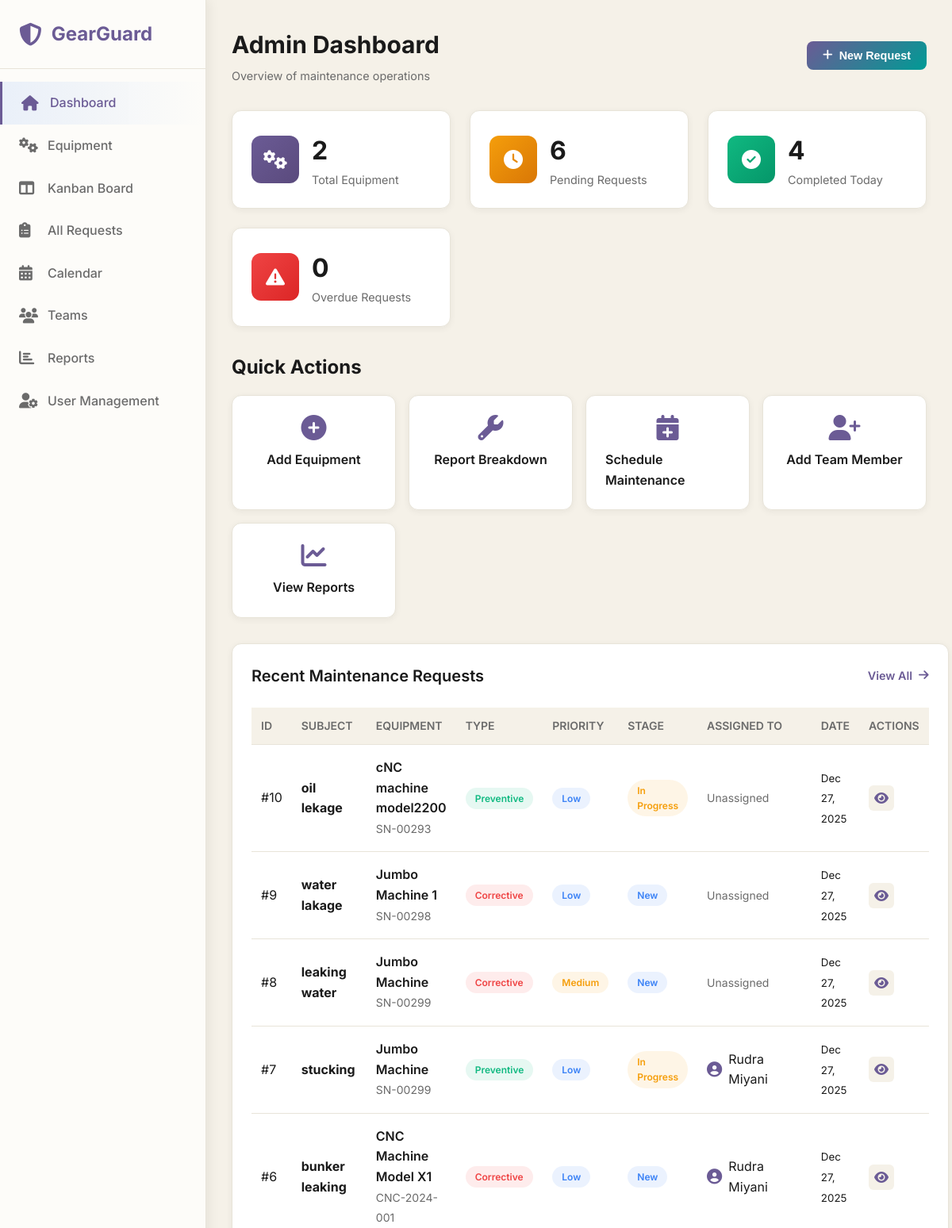
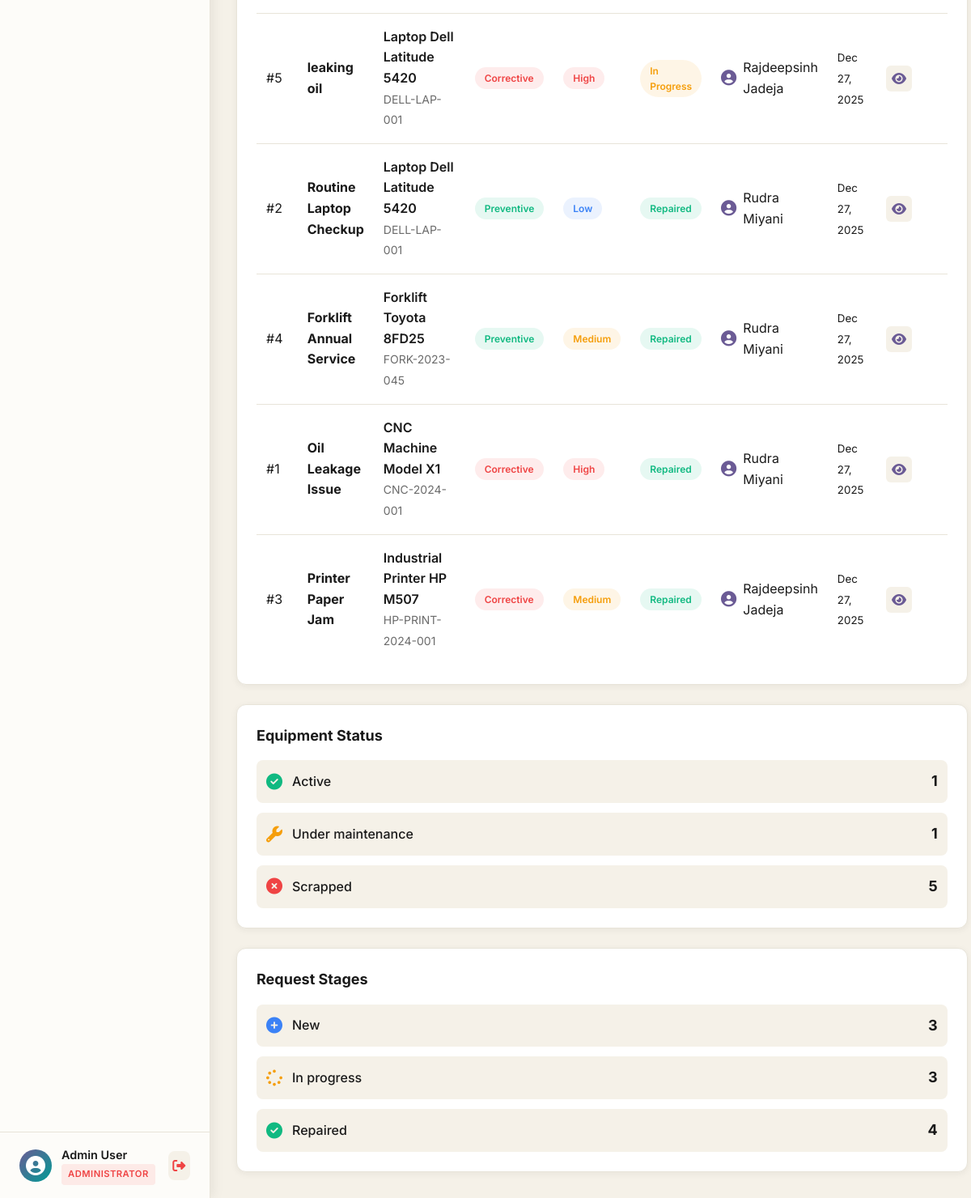
/pages/dashboard.php (signed in), run on the app's committed database (2 pictures, top to bottom).
### tables this page shows
CREATE TABLE `users` (
  `id` int(11) NOT NULL,
  `name` varchar(100) NOT NULL,
  `email` varchar(100) NOT NULL,
  `password` varchar(255) NOT NULL,
  `role` enum('admin','manager','technician','user') NOT NULL DEFAULT 'user',
  `avatar` varchar(255) DEFAULT NULL,
  `is_active` tinyint(1) DEFAULT 1,
  `failed_attempts` int(11) DEFAULT 0,
  `locked_until` datetime DEFAULT NULL,
  `last_login` datetime DEFAULT NULL,
  `email_verified` tinyint(1) DEFAULT 0,
  `verification_token` varchar(100) DEFAULT NULL,
  `reset_token` varchar(100) DEFAULT NULL,
  `reset_token_expiry` datetime DEFAULT NULL,
  `created_at` timestamp NOT NULL DEFAULT current_timestamp(),
  `updated_at` timestamp NOT NULL DEFAULT current_timestamp() ON UPDATE current_timestamp()
);

CREATE TABLE `maintenance_requests` (
  `id` int(11) NOT NULL,
  `subject` varchar(255) NOT NULL,
  `description` text DEFAULT NULL,
  `equipment_id` int(11) NOT NULL,
  `request_type` enum('corrective','preventive') NOT NULL,
  `stage` enum('new','in_progress','repaired','scrap') DEFAULT 'new',
  `priority` enum('low','medium','high','urgent') DEFAULT 'medium',
  `scheduled_date` datetime DEFAULT NULL,
  `completed_date` datetime DEFAULT NULL,
  `duration_hours` decimal(5,2) DEFAULT NULL,
  `assigned_to` int(11) DEFAULT NULL,
  `created_by` int(11) NOT NULL,
  `is_overdue` tinyint(1) DEFAULT 0,
  `notes` text DEFAULT NULL,
  `created_at` timestamp NOT NULL DEFAULT current_timestamp(),
  `updated_at` timestamp NOT NULL DEFAULT current_timestamp() ON UPDATE current_timestamp()
);

CREATE TABLE `equipment` (
  `id` int(11) NOT NULL,
  `equipment_name` varchar(100) NOT NULL,
  `serial_number` varchar(100) NOT NULL,
  `category` varchar(50) DEFAULT NULL,
  `department` varchar(100) DEFAULT NULL,
  `assigned_to_employee` varchar(100) DEFAULT NULL,
  `purchase_date` date DEFAULT NULL,
  `warranty_expiry` date DEFAULT NULL,
  `location` varchar(255) DEFAULT NULL,
  `maintenance_team_id` int(11) DEFAULT NULL,
  `default_technician_id` int(11) DEFAULT NULL,
  `status` enum('active','under_maintenance','scrapped') DEFAULT 'active',
  `notes` text DEFAULT NULL,
  `created_at` timestamp NOT NULL DEFAULT current_timestamp(),
  `updated_at` timestamp NOT NULL DEFAULT current_timestamp() ON UPDATE current_timestamp()
);

### pages/dashboard.php (the view, shortened to what the rows shown need)
<?php
require_once '../php/config.php';
$user = getCurrentUser();
try {
    if (hasAnyRole(['admin', 'manager'])) {
        $stmt = $conn->query("
            SELECT
                mr.id,
                mr.subject,
                mr.stage,
                mr.priority,
                mr.request_type,
                mr.scheduled_date,
                mr.created_at,
                e.equipment_name,
                e.serial_number,
                u.name as assigned_to_name,
                creator.name as created_by_name
            FROM maintenance_requests mr
            INNER JOIN equipment e ON mr.equipment_id = e.id
            LEFT JOIN users u ON mr.assigned_to = u.id
            INNER JOIN users creator ON mr.created_by = creator.id
            ORDER BY mr.created_at DESC
            LIMIT 10
        ");
        $recentRequests = $stmt->fetchAll();
    }
} catch (PDOException $e) {
    error_log("Dashboard error: " . $e->getMessage());
    $totalEquipment = $pendingRequests = $completedToday = $overdueRequests = 0;
    $recentRequests = [];
    $equipmentByStatus = [];
    $requestsByStage = [];
}
?>
<!DOCTYPE html>
<html lang="en">
<head>
    <link rel="stylesheet" href="../css/dashboard.css">
    <link rel="stylesheet" href="https://cdnjs.cloudflare.com/ajax/libs/font-awesome/6.5.1/css/all.min.css">
</head>
<body>
    <aside class="sidebar" id="sidebar">
        <div class="sidebar-footer">
            <div class="user-info">
                <div class="user-details">
                    <p class="user-name"><?php echo htmlspecialchars($user['name']); ?></p>
                    <p class="user-role">
                        <span class="role-badge role-<?php echo getRoleBadgeColor($user['role']); ?>">
                        </span>
                    </p>
                </div>
            </div>
        </div>
    </aside>
    <main class="main-content">
        <header class="top-header">
            <div>
                <h1>
                    <?php
                    if (hasRole('admin')) {
                        echo 'Admin Dashboard';
                    } elseif (hasRole('manager')) {
                        echo 'Manager Dashboard';
                    } else {
                        echo 'My Dashboard';
                    }
                    ?>
                </h1>
            </div>
        </header>
        <section class="quick-actions">
            <h2>Quick Actions</h2>
        </section>
        <div class="content-grid">
            <section class="content-section">
                <div class="section-header">
                    <h2>
                        <?php echo hasRole('technician') ? 'My Recent Tasks' : 'Recent Maintenance Requests'; ?>
                    </h2>
                </div>
                <div class="table-container">
                    <table class="data-table">
                        <thead>
                            <tr>
                                <th>ID</th>
                                <th>Subject</th>
                                <th>Equipment</th>
                                <th>Type</th>
                                <th>Priority</th>
                                <th>Stage</th>
                                <?php if (!hasRole('technician')): ?>
                                    <th>Assigned To</th>
                                <?php endif; ?>
                                <th>Date</th>
                                <th>Actions</th>
                            </tr>
                        </thead>
                        <tbody>
                            <?php if (empty($recentRequests)): ?>
                                <tr>
                                    <td colspan="<?php echo hasRole('technician') ? '8' : '9'; ?>" class="text-center">
                                        <?php echo hasRole('technician') ? 'No tasks assigned to you' : 'No maintenance requests found'; ?>
                                    </td>
                                </tr>
                            <?php else: ?>
                                <?php foreach ($recentRequests as $request): ?>
                                    <tr>
                                        <td>#<?php echo $request['id']; ?></td>
                                        <td>
                                            <strong><?php echo htmlspecialchars($request['subject']); ?></strong>
                                        </td>
                                        <td>
                                            <span class="equipment-name">
                                                <?php echo htmlspecialchars($request['equipment_name']); ?>
                                            </span>
                                            <small
                                                class="text-muted"><?php echo htmlspecialchars($request['serial_number']); ?></small>
                                        </td>
                                        <td>
                                            <span class="badge badge-<?php echo $request['request_type']; ?>">
                                                <?php echo ucfirst($request['request_type']); ?>
                                            </span>
                                        </td>
                                        <td>
                                            <span class="badge badge-priority-<?php echo $request['priority']; ?>">
                                                <?php echo ucfirst($request['priority']); ?>
                                            </span>
                                        </td>
                                        <td>
                                            <span class="badge badge-stage-<?php echo $request['stage']; ?>">
                                                <?php echo str_replace('_', ' ', ucfirst($request['stage'])); ?>
                                            </span>
                                        </td>
                                        <?php if (!hasRole('technician')): ?>
                                            <td>
                                                <?php if ($request['assigned_to_name']): ?>
                                                    <div class="user-mini">
                                                        <i class="fas fa-user-circle"></i>
                                                        <span><?php echo htmlspecialchars($request['assigned_to_name']); ?></span>
                                                    </div>
                                                <?php else: ?>
                                                    <span class="text-muted">Unassigned</span>
                                                <?php endif; ?>
                                            </td>
                                        <?php endif; ?>
                                        <td>
                                            <small><?php echo date('M d, Y', strtotime($request['created_at'])); ?></small>
                                        </td>
                                        <td>
                                            <a href="view-request.php?id=<?php echo $request['id']; ?>" class="btn-icon"
                                                title="View">
                                                <i class="fas fa-eye"></i>
                                            </a>
                                        </td>
                                    </tr>
                                <?php endforeach; ?>
                            <?php endif; ?>
                        </tbody>
                    </table>
                </div>
            </section>
        </div>
    </main>
</body>
</html>

### data on the page
users: name "Admin User"
maintenance_requests: id "10", subject "oil lekage", equipment.equipment_name "cNC machine model2200", equipment.serial_number "SN-00293", request_type "Preventive", priority "Low", stage "In Progress", shows "Unassigned", created_at "Dec 27, 2025"
maintenance_requests: id "9", subject "water lakage", equipment.equipment_name "Jumbo Machine 1", equipment.serial_number "SN-00298", request_type "Corrective", priority "Low", stage "New", shows "Unassigned", created_at "Dec 27, 2025"
maintenance_requests: id "8", subject "leaking water", equipment.equipment_name "Jumbo Machine", equipment.serial_number "SN-00299", request_type "Corrective", priority "Medium", stage "New", shows "Unassigned", created_at "Dec 27, 2025"
maintenance_requests: id "7", subject "stucking", equipment.equipment_name "Jumbo Machine", equipment.serial_number "SN-00299", request_type "Preventive", priority "Low", stage "In Progress", assigned_to.name "Rudra Miyani", created_at "Dec 27, 2025"
maintenance_requests: id "6", subject "bunker leaking", equipment.equipment_name "CNC Machine Model X1", equipment.serial_number "CNC-2024-001", request_type "Corrective", priority "Low", stage "New", assigned_to.name "Rudra Miyani", created_at "Dec 27, 2025"
maintenance_requests: id "5", subject "leaking oil", equipment.equipment_name "Laptop Dell Latitude 5420", equipment.serial_number "DELL-LAP-001", request_type "Corrective", priority "High", stage "In Progress", assigned_to.name "Rajdeepsinh Jadeja", created_at "Dec 27, 2025"
maintenance_requests: id "2", subject "Routine Laptop Checkup", equipment.equipment_name "Laptop Dell Latitude 5420", equipment.serial_number "DELL-LAP-001", request_type "Preventive", priority "Low", stage "Repaired", assigned_to.name "Rudra Miyani", created_at "Dec 27, 2025"
maintenance_requests: id "4", subject "Forklift Annual Service", equipment.equipment_name "Forklift Toyota 8FD25", equipment.serial_number "FORK-2023-045", request_type "Preventive", priority "Medium", stage "Repaired", assigned_to.name "Rudra Miyani", created_at "Dec 27, 2025"
maintenance_requests: id "1", subject "Oil Leakage Issue", equipment.equipment_name "CNC Machine Model X1", equipment.serial_number "CNC-2024-001", request_type "Corrective", priority "High", stage "Repaired", assigned_to.name "Rudra Miyani", created_at "Dec 27, 2025"
maintenance_requests: id "3", subject "Printer Paper Jam", equipment.equipment_name "Industrial Printer HP M507", equipment.serial_number "HP-PRINT-2024-001", request_type "Corrective", priority "Medium", stage "Repaired", assigned_to.name "Rajdeepsinh Jadeja", created_at "Dec 27, 2025"

### other printed values
getRoleDisplayName($user['role']) "ADMINISTRATOR"
$totalEquipment "2"
$pendingRequests "6"
$completedToday "4"
$overdueRequests "0"
str_replace('_', ' ', ucfirst($status['status'])) "Active"
$status['count'] "1"
str_replace('_', ' ', ucfirst($status['status'])) "Under maintenance"
str_replace('_', ' ', ucfirst($status['status'])) "Scrapped"
$status['count'] "5"
str_replace('_', ' ', ucfirst($stage['stage'])) "New"
$stage['count'] "3"
str_replace('_', ' ', ucfirst($stage['stage'])) "In progress"
str_replace('_', ' ', ucfirst($stage['stage'])) "Repaired"
$stage['count'] "4"
